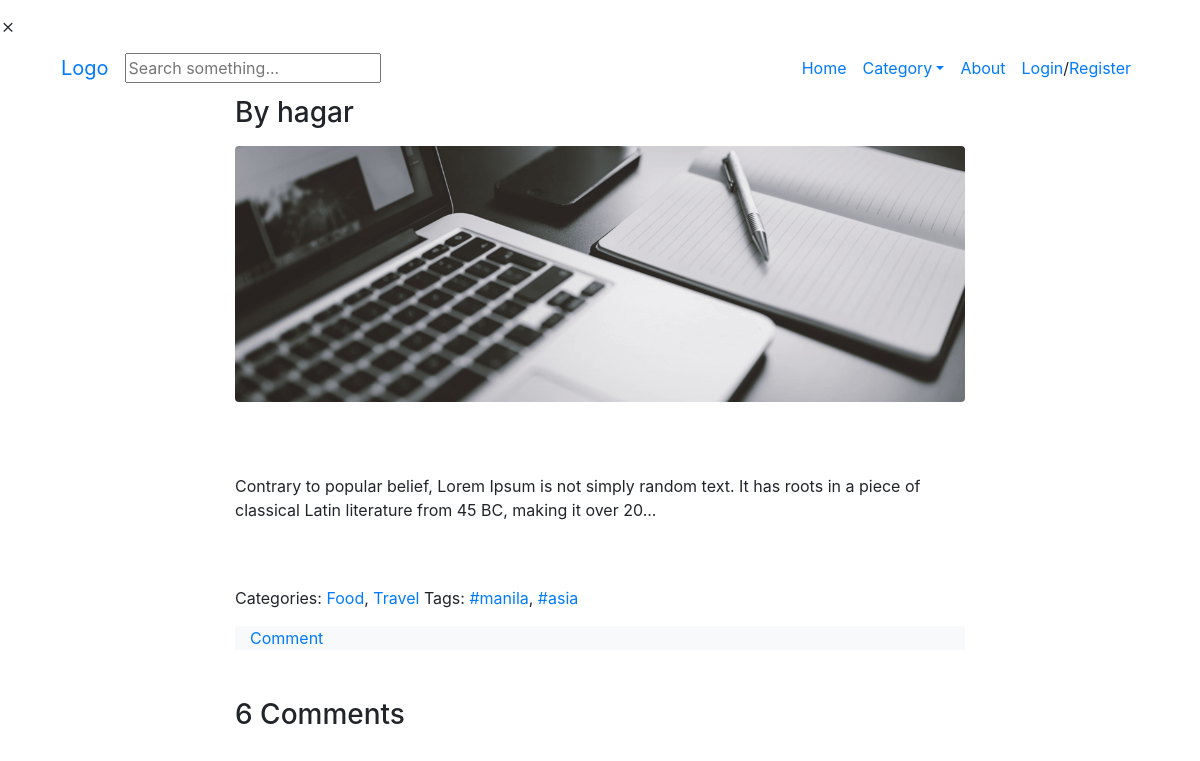
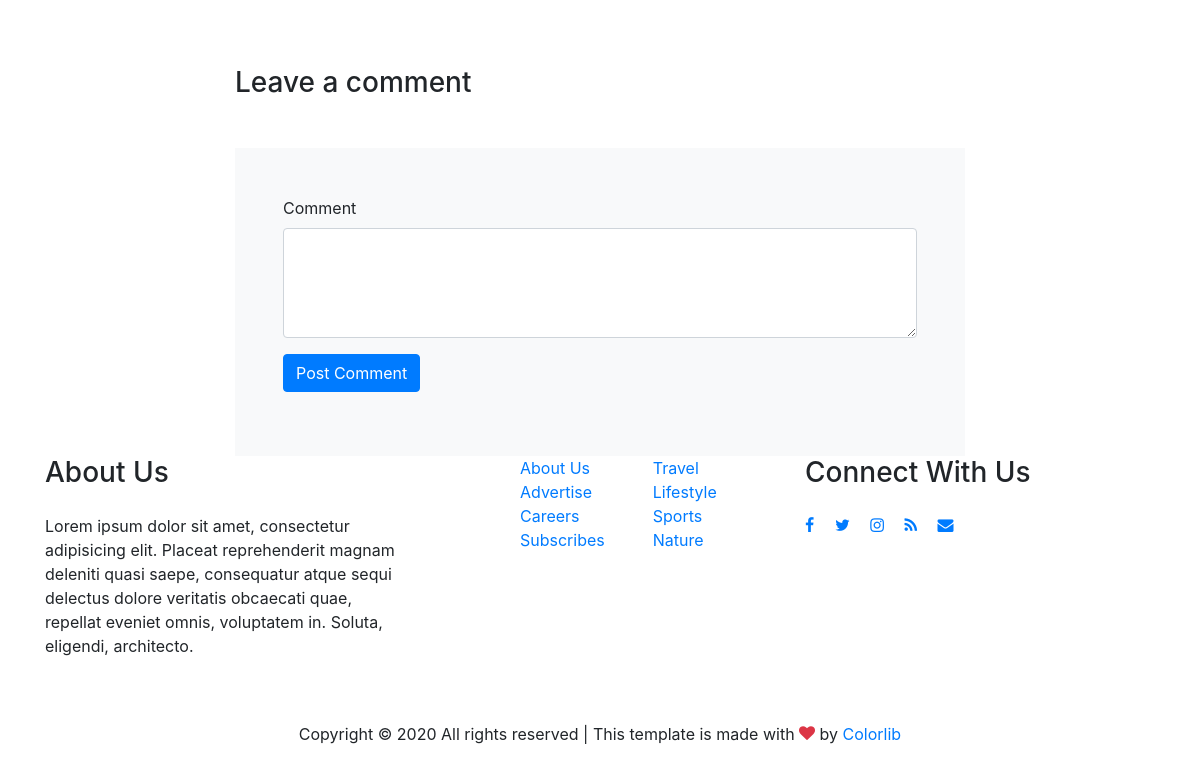
Page /posts/1/ on the earlier database version (2 pictures, top to bottom).
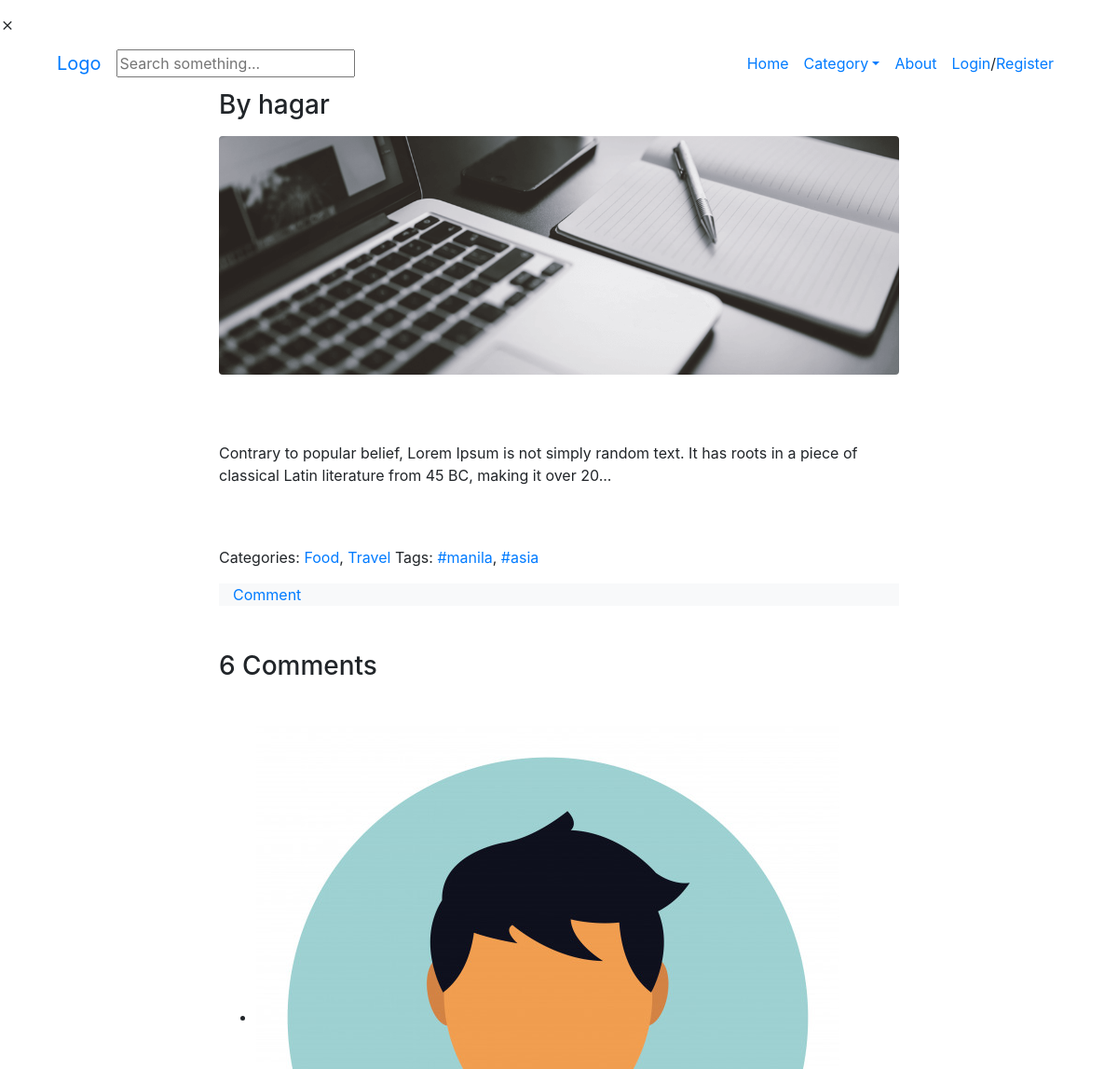
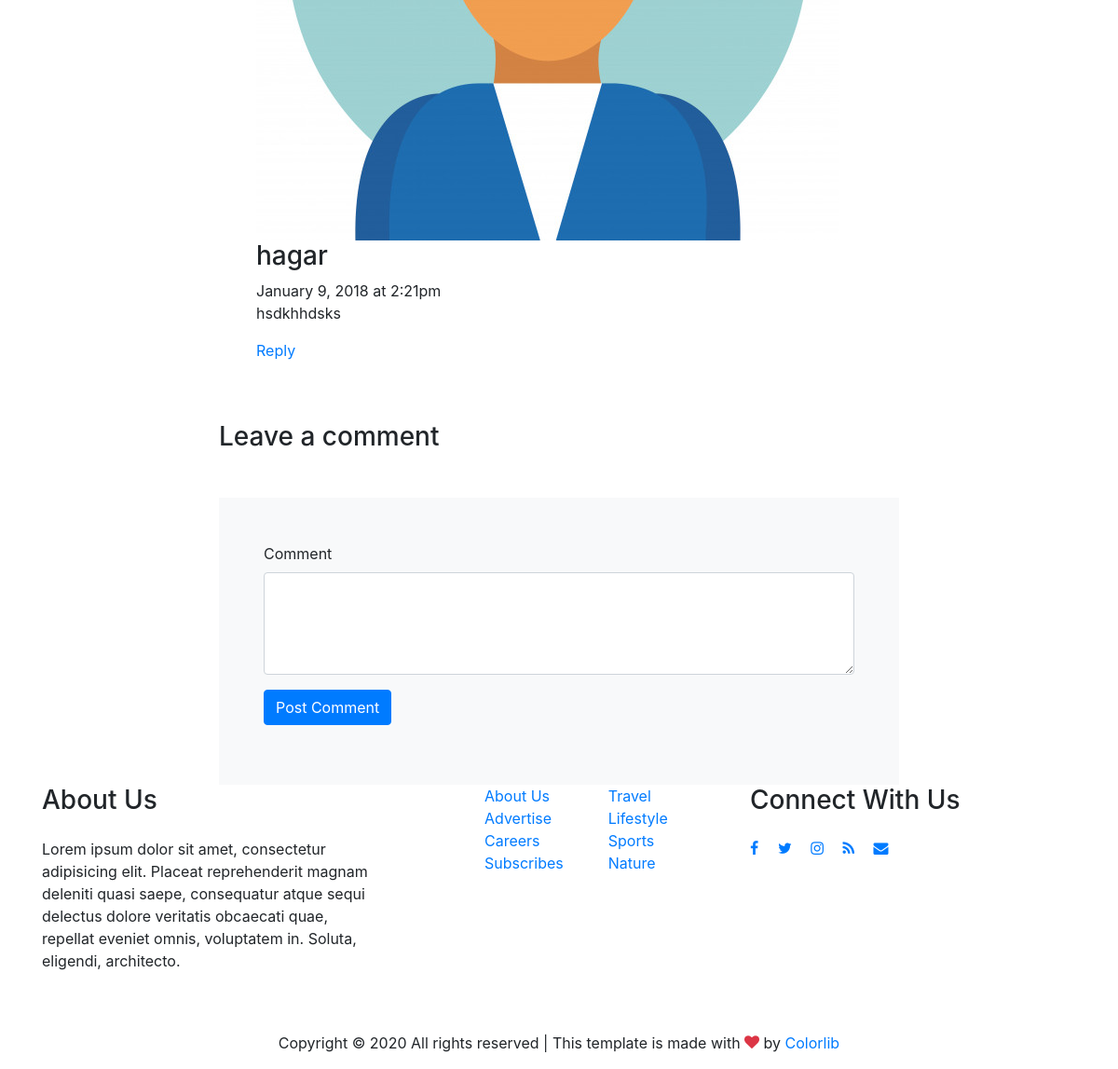
Same page on the later database version (2 pictures, top to bottom).
### Posts/models.py (models this page shows, shortened)
class Post(models.Model):
	title = models.CharField(max_length=100)
	slug = models.SlugField(max_length=100)
	body = models.TextField()
	date = models.DateTimeField(auto_now_add=True)
	cat_name =models.ForeignKey(Category, on_delete=models.DO_NOTHING)
	author = models.ForeignKey(User, on_delete=models.CASCADE, default=None)
	thumbnail = models.ImageField(default='default.png', blank=True)
	tag_name = models.ManyToManyField(Tags,db_table="PostTags" )
	def abstractBody(self):
		return self.body[:150]+'...'

class Comments(models.Model):
	post_name = models.ForeignKey(Post, on_delete=models.DO_NOTHING)
	user_name = models.CharField(max_length=25)
	content = models.CharField(max_length=200)
	date=models.DateTimeField(auto_now_add=True)

### Posts/views.py (the view)
# urls.py: url(r'^(?P<postid>[\w])/$', views.displayPost),
def displayPost(request,postid):
	post = Post.objects.get(id=postid)
	comments = Comments.objects.filter(post_name_id=postid)
	data = []
	for comment in comments :
		try:
			reply = Reply.objects.get(comment_name_id=comment.id)
			dic = {'comm':comment , 'rep':reply}
		except Exception as e:
			dic={'comm':comment }
		finally:
			data.append(dic)
	context={'post':post,'data':data}
	return render(request, 'posts/single.html',context)

### Posts/templates/posts/single.html (shortened to what this page needs)
{% extends "./base.html" %}
{% load static %}
{% block content %}
<section class="site-section py-lg">
    <div class="container">
        <div class="row blog-entries element-animate">
            <div class="col-lg-2"></div>
            <div class="col-md-12 col-lg-8 main-content">
                <h3>By {{post.author}}</h3>
                <div class="post-content-body">
                    <div class="row mb-5 mt-3">
                        <div class="col-md-12 mb-4">
                            <img src="{{post.thumbnail.url}}" alt="Image placeholder" class="img-fluid rounded">
                        </div>
                    </div>
                    <p>{{post.abstractBody}}</p>
                </div>
                <div class="pt-5">
                    <p>Categories:  <a href="#">Food</a>, <a href="#">Travel</a>  Tags: <a href="#">#manila</a>, <a href="#">#asia</a></p>
                </div>
                <div class="container">
                    <div class="row text-center smaller bg-light">
                        <div class="col-1">
                            <a href="#comment" role="button">
                                Comment
                            </a>
                        </div>
                    </div>
                </div>
                <div class="pt-5">
                    <h3 class="mb-5">6 Comments</h3>
                    <ul class="comment-list">
                        {% for d in data %}
                        <li class="comment">
                            <div class="vcard">
                                <img src="{% static 'publicStatic/images/avatar.jpg' %}" alt="Image placeholder">
                            </div>
                            <div class="comment-body">
                                <h3>{{d.comm.user_name}}</h3>
                                <div class="meta">January 9, 2018 at 2:21pm</div>
                                <p>{{d.comm.content}}</p>
                                <p><a href="#" class="reply rounded">Reply</a></p>
                            </div>
                        </li>
                        {% endfor%}
                    </ul>
                    <div class="comment-form-wrap pt-5" id="comment">
                        <h3 class="mb-5">Leave a comment</h3>
                        <form action="#" class="p-5 bg-light">
                            <div class="form-group">
                                <label for="message">Comment</label>
                                <textarea name="" id="message" cols="30" rows="4" class="form-control"></textarea>
                            </div>
                            <div class="form-group">
                                <input type="submit" value="Post Comment" class="btn btn-primary">
                            </div>
                        </form>
                    </div>
                </div>
            </div>
        </div>
    </div>
</section>
{% endblock %}

### Posts/templates/posts/base.html (shortened to what this page needs)
{% load static %}
{% load humanize %}
<!DOCTYPE html>
<html lang="en">
    <head>
        <link rel="stylesheet" href="{% static 'publicStatic/fonts/icomoon/style.css' %}">
        <link rel="stylesheet" href="{% static 'publicStatic/css/bootstrap.min.css' %}">
        <link rel="stylesheet" href="{% static 'publicStatic/css/magnific-popup.css' %}">
        <link rel="stylesheet" href="{% static 'publicStatic/css/jquery-ui.css' %}">
        <link rel="stylesheet" href="{% static 'publicStatic/css/owl.carousel.min.css' %}">
        <link rel="stylesheet" href="{% static 'publicStatic/css/owl.theme.default.min.css' %}">
        <link rel="stylesheet" href="{% static 'publicStatic/css/bootstrap-datepicker.css' %}">
        <link rel="stylesheet" href="{% static 'publicStatic/fonts/flaticon/font/flaticon.css' %}">
        <link rel="stylesheet" href="{% static 'publicStatic/css/aos.css' %}">
        <link rel="stylesheet" href="{% static 'publicStatic/css/style.css' %}">
    </head>
    <body>
        <div class="site-wrap">
            <div class="site-mobile-menu">
                <div class="site-mobile-menu-header">
                    <div class="site-mobile-menu-close mt-3">
                        <span class="icon-close2 js-menu-toggle"></span>
                    </div>
                </div>
            </div>
            <header class="header-area">
                <div class="container">
                    <div class="row">
                        <div class="col-12">
                            <nav class="navbar navbar-expand-lg">
                                <a class="navbar-brand" href="index.html">Logo</a>
                                <div class="navbar-collapse collapse show" id="worldNav" style="">
                                    <div id="search-wrapper">
                                        <form action="#">
                                            <input type="text" id="search" placeholder="Search something...">
                                        </form>
                                    </div>
                                    <ul class="navbar-nav ml-auto">
                                        <li class="nav-item active">
                                            <a class="nav-link" href="#">Home <span class="sr-only">(current)</span></a>
                                        </li>
                                        <li class="nav-item dropdown">
                                            <a class="nav-link dropdown-toggle" href="#" id="navbarDropdown" role="button" data-toggle="dropdown" aria-haspopup="true" aria-expanded="false">Category</a>
                                        </li>
                                        <li class="nav-item">
                                            <a class="nav-link" href="about">About</a>
                                        </li>
                                        <li class="nav-item">
                                            {% if request.user.is_authenticated %}
                                                <span class="nav-link"><a href="#">Logout</a></span>
                                            {% else %}
                                                <span class="nav-link"><a href="#">Login</a>/<a href="#">Register</a></span>
                                            {% endif %}
                                        </li>
                                    </ul>
                                </div>
                            </nav>
                        </div>
                    </div>
                </div>
            </header>
            {% block content %}
            {% endblock %}
            <div class="site-footer">
                <div class="container">
                    <div class="row mb-5">
                        <div class="col-md-4">
                            <h3 class="footer-heading mb-4">About Us</h3>
                            <p>Lorem ipsum dolor sit amet, consectetur adipisicing elit. Placeat reprehenderit magnam deleniti quasi saepe, consequatur atque sequi delectus dolore veritatis obcaecati quae, repellat eveniet omnis, voluptatem in. Soluta, eligendi, architecto.</p>
                        </div>
                        <div class="col-md-3 ml-auto">
                            <ul class="list-unstyled float-left mr-5">
                                <li><a href="#">About Us</a></li>
                                <li><a href="#">Advertise</a></li>
                                <li><a href="#">Careers</a></li>
                                <li><a href="#">Subscribes</a></li>
                            </ul>
                            <ul class="list-unstyled float-left">
                                <li><a href="#">Travel</a></li>
                                <li><a href="#">Lifestyle</a></li>
                                <li><a href="#">Sports</a></li>
                                <li><a href="#">Nature</a></li>
                            </ul>
                        </div>
                        <div class="col-md-4">
                            <div>
                                <h3 class="footer-heading mb-4">Connect With Us</h3>
                                <p>
                                    <a href="#"><span class="icon-facebook pt-2 pr-2 pb-2 pl-0"></span></a>
                                    <a href="#"><span class="icon-twitter p-2"></span></a>
                                    <a href="#"><span class="icon-instagram p-2"></span></a>
                                    <a href="#"><span class="icon-rss p-2"></span></a>
                                    <a href="#"><span class="icon-envelope p-2"></span></a>
                                </p>
                            </div>
                        </div>
                    </div>
                    <div class="row">
                        <div class="col-12 text-center">
                            <p>
                                Copyright &copy; <script>document.write(new Date().getFullYear());</script> All rights reserved | This template is made with <i class="icon-heart text-danger" aria-hidden="true"></i> by <a href="https://colorlib.com" target="_blank" >Colorlib</a>
                            </p>
                        </div>
                    </div>
                </div>
            </div>
        </div>
    </body>
</html>

Differences in the rows shown:
added Comments: comm.user_name "hagar", comm.content "hsdkhhdsks"
